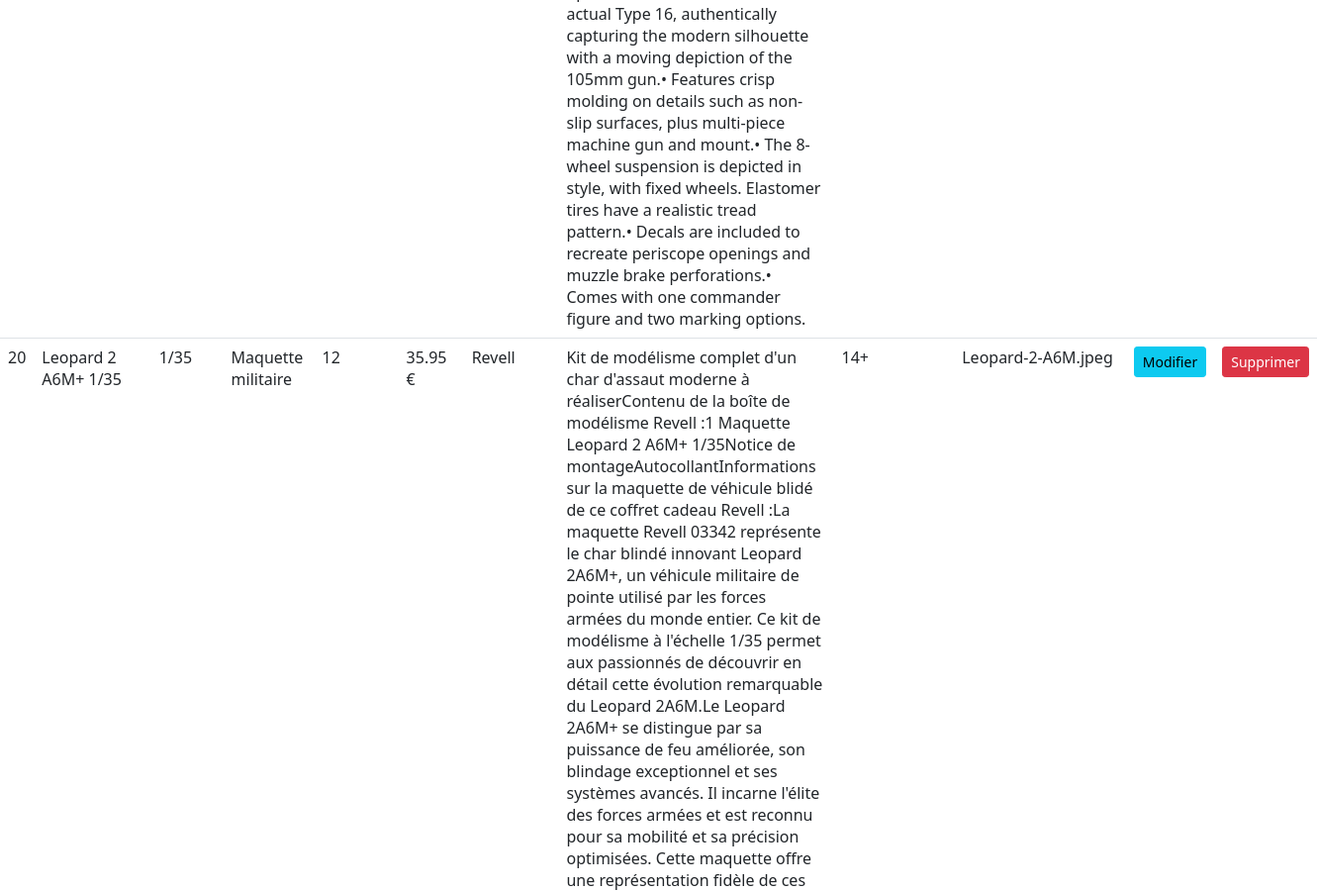
/pages/pages_admin/produits_admin.php (signed in, middle part), run on an earlier commit of the app's database.
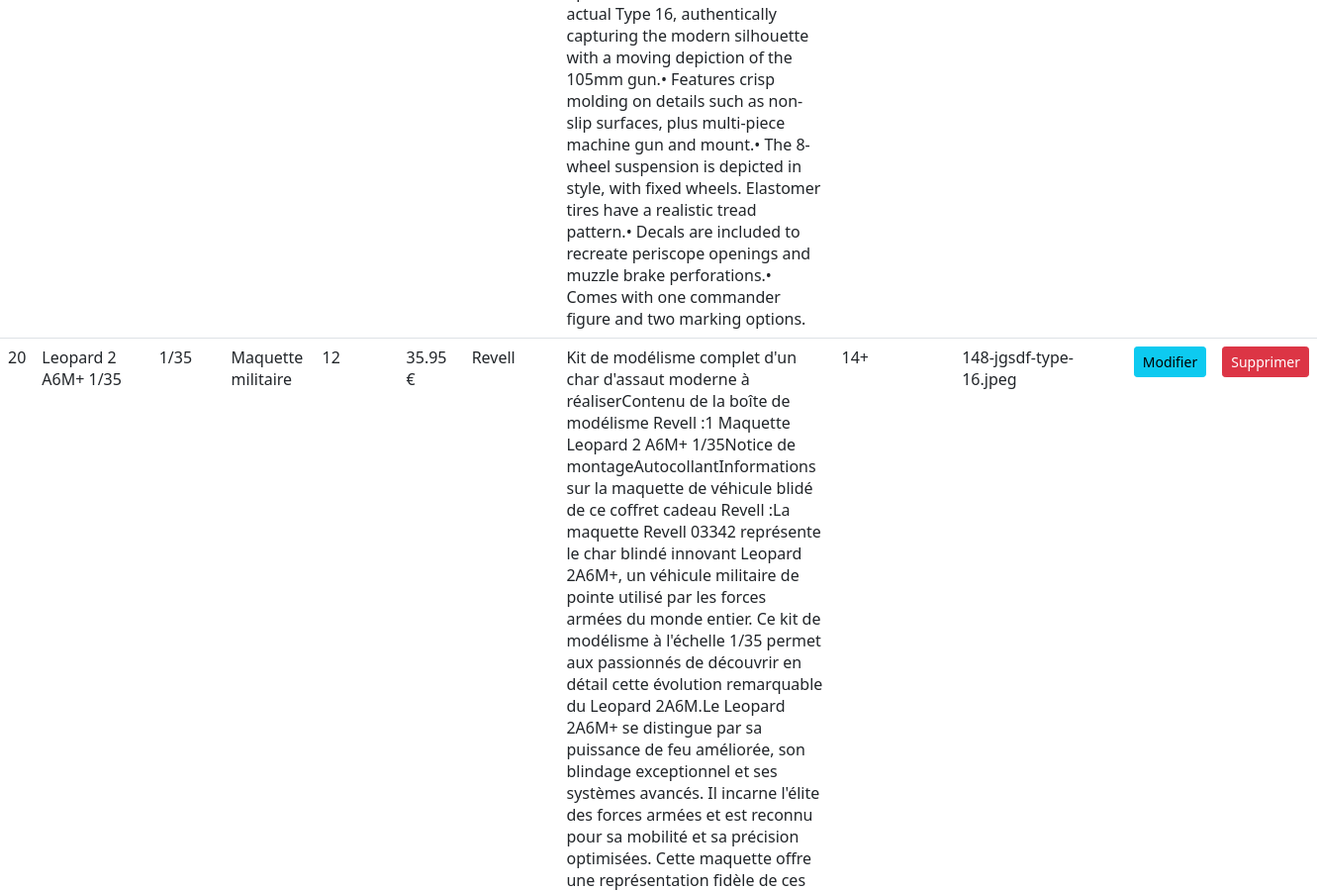
And on a later commit of the database.
### tables this page shows
CREATE TABLE `produits` (
  `id_produit` int(11) NOT NULL,
  `nom_produit` varchar(255) NOT NULL,
  `echelle` varchar(10) DEFAULT NULL,
  `id_categorie` int(11) NOT NULL,
  `quantite` int(11) NOT NULL,
  `prix` decimal(8,2) NOT NULL,
  `id_marque` int(11) NOT NULL,
  `description` text NOT NULL,
  `age_recommande` varchar(4) NOT NULL,
  `reference_image` varchar(255) DEFAULT NULL
);

CREATE TABLE `categories` (
  `id_categorie` int(11) NOT NULL,
  `nom_categorie` varchar(30) NOT NULL,
  `image_categorie` varchar(255) DEFAULT NULL
);

CREATE TABLE `marques` (
  `id_marque` int(11) NOT NULL,
  `nom_marque` varchar(50) NOT NULL,
  `id_pays` int(11) NOT NULL
);

### pages/pages_admin/produits_admin.php (the view, shortened to what this page needs)
<?php
require_once(__DIR__ . '/../../Connexion/functions.php');
    $sql = "SELECT p.id_produit as id, p.nom_produit as nom, p.echelle, c.nom_categorie as categorie, p.quantite, p.prix, m.nom_marque as marque,
    p.description, p.age_recommande, p.reference_image
    FROM produits as p INNER JOIN categories as c ON p.id_categorie = c.id_categorie
    INNER JOIN marques as m ON p.id_marque = m.id_marque";
    $stmt = $mysqlClient->prepare($sql);
    $stmt->execute();
    $query_result = $stmt->fetchAll(PDO::FETCH_ASSOC);
?>
<!DOCTYPE html>
<html lang="fr">
<head>
    <link href="/Lotra3/css/styles/bootstrap.min.css" rel="stylesheet" type="text/css">
    <link href="/Lotra3/css/styles/geo.css" rel="stylesheet" type="text/css">
</head>
<body>
    <table class="table">
                <tbody>
                    <?php foreach ($query_result as $produit): ?>
                        <tr>
                            <td><?= $produit["id"] ?></td>
                            <td><?= $produit["nom"] ?></td>
                            <td><?php if (is_null($produit["echelle"])) echo "-";
                            else echo $produit["echelle"] ?>
                            </td>
                            <td><?= $produit["categorie"] ?></td>
                            <td><?= $produit["quantite"] ?></td>
                            <td><?= $produit["prix"]." €" ?></td>
                            <td><?= $produit["marque"] ?></td>
                            <td><?= $produit["description"] ?></td>
                            <td><?= $produit["age_recommande"] ?></td>
                            <td><?= $produit["reference_image"] ?></td>
                            <?php echo defineEmployeeActions($_SESSION, $produit); ?>
                        </tr>
                    <?php endforeach?>
                </tbody>
    </table>
</body>
</html>

### Connexion/functions.php (shortened to what this page needs)
<?php
function defineEmployeeActions($session, $produit){
    $modify_button = "<td>
    <form action=\"./modifier_produit.php\" method=\"get\">
        <input type=\"hidden\" name=\"id_produit\" value=\"".$produit["id"]."\">
        <button type=\"submit\" class=\"btn btn-sm btn-info\">Modifier</a>
    </form>
</td>";
    $delete_button = "<td>
    <form action=\"./supprimer_produit.php\" method=\"get\">
        <input type=\"hidden\" name=\"id_produit\" value=\"".$produit["id"]."\">
        <input type=\"hidden\" name=\"nom\" value=\"".$produit["nom"]."\">
        <button type=\"submit\" class=\"btn btn-sm btn-danger\">Supprimer</a>
    </form>
</td>";
    if ($session['role']==1) return $modify_button . $delete_button;
    else if ($session['role']==2) return $modify_button;
    else return "<td></td><td></td>";
}

What changed in the data, as far as the page shows it:
changed produits "Leopard 2 A6M+ 1/35": reference_image "Leopard-2-A6M.jpeg" → "148-jgsdf-type-16.jpeg"
